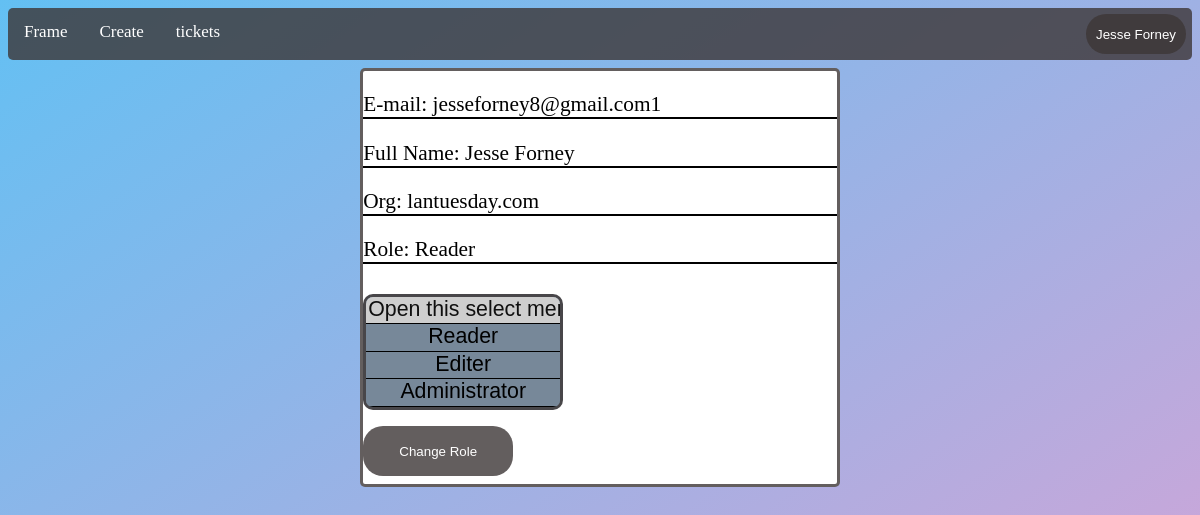
The page /role (signed in) on the database as committed earlier.
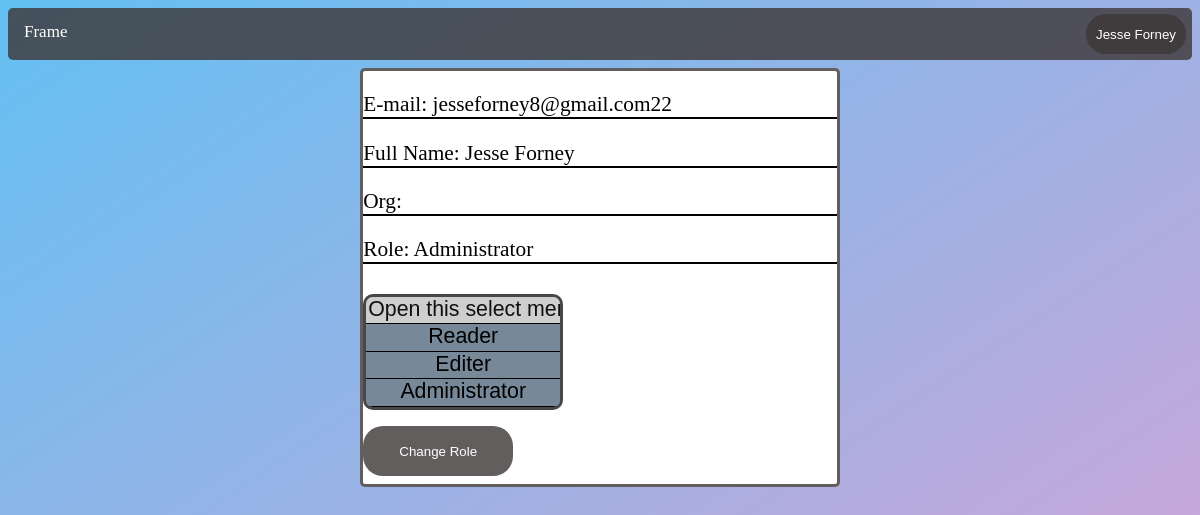
The same page on the database as committed later.
### models.py (models this page shows)
class User(db.Model, UserMixin):
    __tablename__ = 'users'
    id = db.Column(db.Integer, primary_key=True)
    email = db.Column(db.String(50), unique=True)
    firstname = db.Column(db.String(50))
    lastname = db.Column(db.String(50))
    password = db.Column(db.String(50))
    role = db.Column(db.String(50))
    org = db.Column(db.String(20))
    groups = db.relationship("Group", secondary=user_groups, backref="groups")

### auth.py (the view)
@auth.route("/role", methods=["POST", "GET"])
@login_required
def role():
    if request.method == "POST":
        newrole = request.form.get("role")
        current_user.role = newrole
        db.session.commit()
        flash("Role changed!", category="success")
    return render_template("role.html", user=current_user)

### __init__.py (called while the page is built)
def create_app():
    app = Flask(__name__)
    app.config["SECRET_KEY"] = ";rljshg;rfffss"
    app.config["SQLALCHEMY_DATABASE_URI"] = f"sqlite:///{DB_NAME}"
    db.init_app(app)
    from views import views
    from auth import auth
    app.register_blueprint(views, url_prefix="/")
    app.register_blueprint(auth, url_prefix="/")
    from models import User
    with app.app_context():
        db.create_all()
    login_manager = LoginManager()
    login_manager.login_view = "/login"
    login_manager.init_app(app)
    @login_manager.user_loader
    def load_user(id):
        return User.query.get(int(id))
    return app

### templates/role.html (shortened to what this page needs)
{% extends "base1.html" %}
{% block body %}
<p class="text-start">E-mail: {{ user.email }}</p>
<p class="text-start">Full Name: {{ user.firstname }} {{ user.lastname }}</p>
<p class="text-start">Org: {{ user.org }}</p>
<p class="text-start">Role: {{ user.role }}</p>
<form method="POST">
    <select class="form-select" name="role" id="role" multiple aria-label="multiple select example">
        <option selected>Open this select menu</option>
        <option value="Reader">Reader</option>
        <option value="Editer">Editer</option>
        <option value="Administrator">Administrator</option>
        <option value="Super Administrator">Super Administrator</option>
      </select>
    <br>
    <button type="submit" >Change Role</button>
  </form>
{% endblock %}

### templates/base1.html (shortened to what this page needs)
<!DOCTYPE html>
<html lang="en">
<head>
    <link rel="stylesheet" href="../static/styles.css">
</head>
<body>
    <div class="topnav">
        <a class="active" href="/">Frame</a>
        <div class="dropdown" id="namedropdwn">
            <button class="dropbtn" onclick="dropdown()">{{user.firstname}} {{user.lastname}}</button>
        </div>
        {%if user.org != ""%}
        <a href="/create">Create</a>
        <a href="/tickets">tickets</a>
        {%endif%}
    </div>
<div class="default1">
        {%block body%}{%endblock%}
</div>
</body>
</html>

### static/styles.css (style rules this page uses)
.topnav { background-color: rgba(61, 54, 54, 0.8); overflow: hidden; border-radius: 5px; }
.topnav a { float: left; color: white; text-align: center; padding: 14px 16px; text-decoration: none; font-size: 17px; }
.dropbtn { margin: 0; width: 100px; height: 40px; }
#namedropdwn { float: right; padding: 6px; border: none; font-size: 17px; }
html { background: linear-gradient(to bottom right, #33ccff -40%, #ff99cc 130%); height: 100%; background-attachment:fixed; }
p, h3 { color: white; font-family: Corbel light; font-size: 16pt; }
button { background: rgba(61, 54, 54, 0.8); color: white; border: none; border-radius: 20px; cursor: pointer; width: 150px; height: 50px; transition: opacity 0.15s; margin-top: 15px; margin-bottom: 8px ; }
select { text-align: center; background-color: lightslategray; border-radius: 10px; cursor: pointer; width:200px; overflow-y: auto; border: 3px solid rgba(61, 54, 54, 0.8); padding-bottom: 0; margin-top: 8px; }
option { font-size: 16pt; border-bottom: 1px solid black; }
.default1 { text-align: start; background-color:white; border:3px solid rgba(61, 54, 54, 0.8); margin: auto; width: 40%; border-radius: 5px; margin-top: 8px; }
.default1 p { color: black; border-bottom: 2px solid black; }

Rows that differ between the two databases and show on the page:
changed User "Jesse": email "jesseforney8@gmail.com1" → "jesseforney8@gmail.com22"; role "Reader" → "Administrator"; org "lantuesday.com" → (not shown)
Other text that changed with them:
text no longer shown: "Create tickets"
